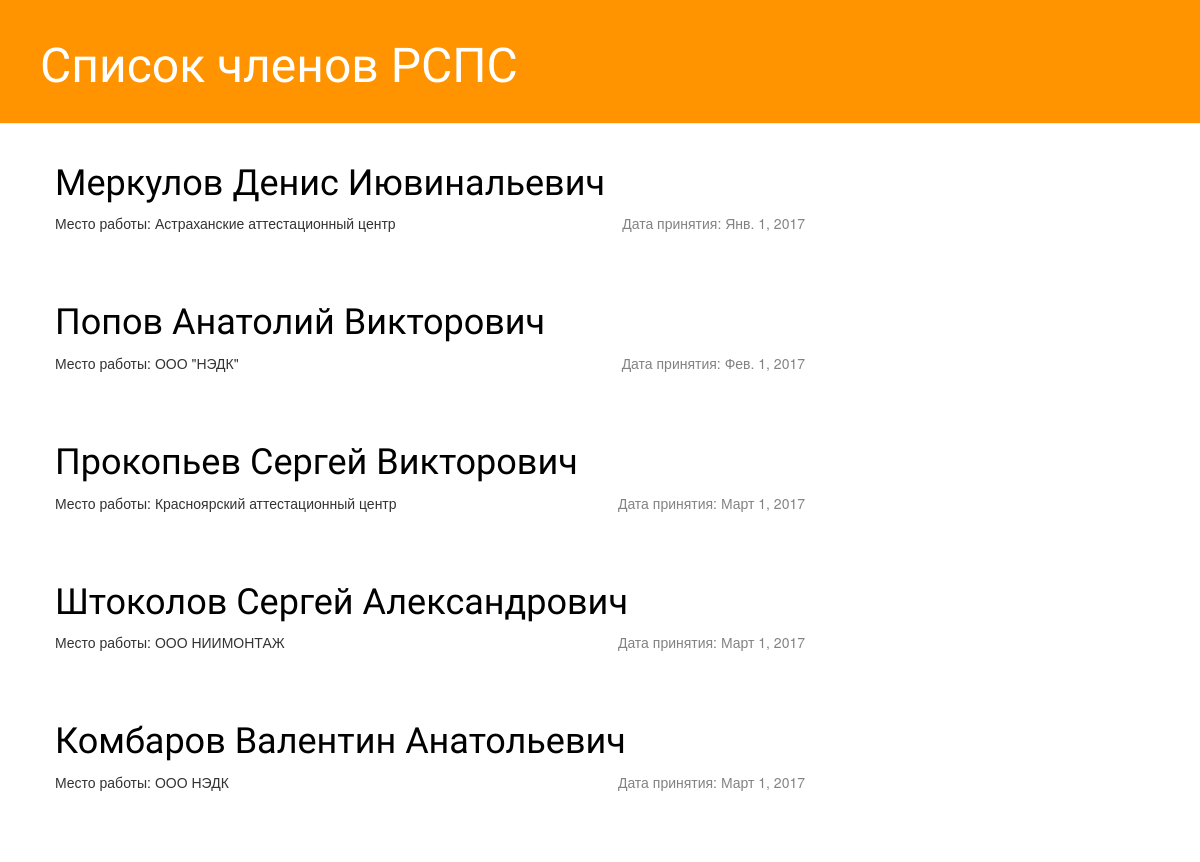
Before: / with the older database file.
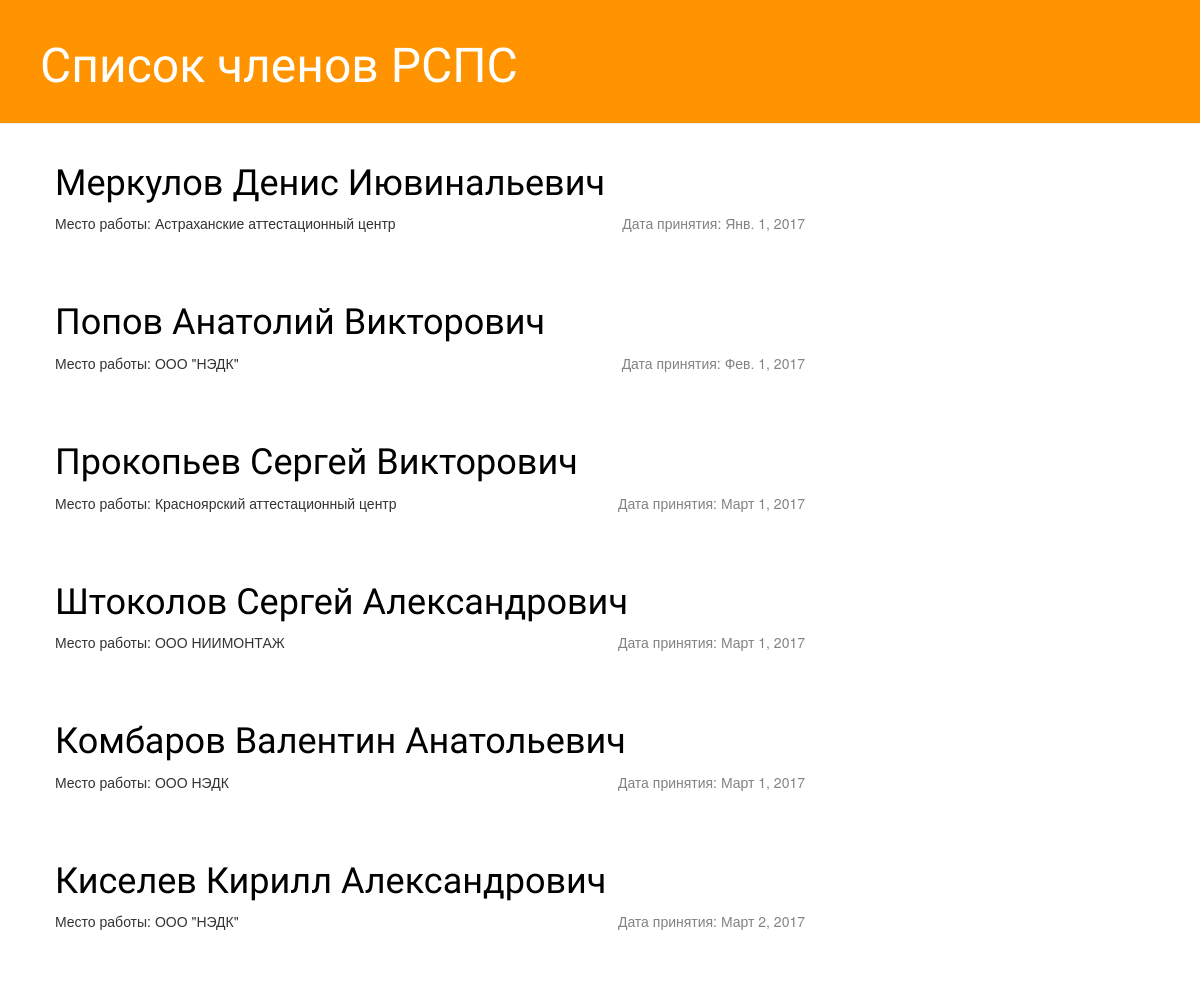
After: the same page with the newer database file.
### members/models.py (models this page shows, shortened)
class RspsMember(models.Model):
    last_name = models.CharField("Фамилия", max_length=50)
    first_name = models.CharField("Имя", max_length=50)
    middle_name = models.CharField("Отчество", max_length=50)
    job = models.CharField("Место работы", max_length=100)
    is_a_leader = models.BooleanField("Руководитель")
    rsps_div = models.ForeignKey(RspsDiv, verbose_name="Подразделение")
    education = models.CharField("Образование", max_length=200, blank=True, null=True)
    created_date = models.DateField("Дата принятия", blank=True, null=True)
    class Meta:
        verbose_name = "Член РСПС"
        verbose_name_plural = "Члены РСПС"

### members/views.py (the view)
# urls.py: url(r'^$', views.members_list, name='members_list'),
def members_list(request):
    members = RspsMember.objects.order_by('created_date')
    return render(request, 'members/members_list.html', {'members': members})

### members/templates/members/members_list.html (shortened to what this page needs)
{% load staticfiles %}
  <html>
        <head>
		<link rel="stylesheet" href="//maxcdn.bootstrapcdn.com/bootstrap/3.2.0/css/bootstrap.min.css">
		<link rel="stylesheet" href="//maxcdn.bootstrapcdn.com/bootstrap/3.2.0/css/bootstrap-theme.min.css">
		<link rel="stylesheet" href="{% static 'css/members.css' %}">
        </head>
        <body>
            <div class="page-header">
                <h1><a href="">Список членов РСПС</a></h1>
            </div>
		<div class='content container'>
			<div class="row">
				<div class="col-md-8">
					{% for member in members %}
					<div class="post">
						<h1><a href="">{{ member.last_name }} {{ member.first_name }} {{ member.middle_name }}</a></h1>
						<div class="date">
						<p>Дата принятия: {{ member.created_date }}</p>
						</div>
						<p>Место работы: {{ member.job }}</p>
					</div>
					{% endfor %}
				</div>
			</div>
		</div>
        </body>
    </html>

### members/static/css/members.css (style rules this page uses)
.page-header { background-color: #ff9400; margin-top: 0; padding: 20px 20px 20px 40px; }
.page-header h1, .page-header h1 a, .page-header h1 a:visited, .page-header h1 a:active { color: #ffffff; font-size: 36pt; text-decoration: none; }
.content { margin-left: 40px; }
h1, h2, h3, h4 { font-family: 'Lobster', cursive; }
.date { float: right; color: #828282; }
.post { margin-bottom: 70px; }
.post h1 a, .post h1 a:visited { color: #000000; }

Changed rows visible on the page:
added RspsMember: last_name "Киселев", first_name "Кирилл", middle_name "Александрович", created_date "Март 2, 2017", job "ООО \"НЭДК\""
